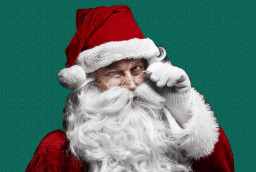
#> input picture exam_test/data/santaclaus2.jpg, 256 x 172 px
$ jupyter execute 07_clustering.ipynb   (shell and % lines are left out)
#> lines starting #> are read from the running program, lines starting #| are printed output that depends on the picture; long printed decimals are rounded
# Machine Learning LAB 7: CLUSTERING - K-means and DBSCAN

Course 2024/25: *F. Chiariotti*

The notebook contains some simple tasks about **CLUSTERING**.

Complete all the **required code sections**.

### IMPORTANT for the exam:

The functions you might be required to implement in the exam will have the same signature and parameters as the ones in the labs

## Image segmentation with k-means

In this laboratory we will use the k-means algorithm to cluster a dataset of 3D points. We will apply **K-means** to the problem of image compression and image segmentation. The main idea is to apply k-means to the colors of the pixels of an image to select the k most representative colors. Then, we will replace each pixel color with the closest representative color. This will allow us to reduce the number of colors in the image and compress it. A color is a vector of 3 values (R,G,B) that represent the amount of red, green and blue in the color; this implies that each pixel is a point in a 3D space.

In particular you are going to implement the k-means algorithm from scratch and to compare the results with the implementation already present in the sklearn library.

In the second part of the laboratory we will use a **linkage-based** clustering algorithm to cluster a dataset of 2D points and compare it with the results obtained with k-means.

---

## Import all the necessary Python libraries

[cell 1]

import numpy as np
import typing as tp
import matplotlib.pyplot as plt
from sklearn import metrics
from sklearn.cluster import KMeans, AgglomerativeClustering
from matplotlib import pyplot as plt

np.random.seed(20)

---

## Define the heplper functions

In this section you will find some helper functions (some already implemented, some to be implemented by you) that will be used in the following sections.
1. `img_plot` -> function to plot an image with name and dimension as title,
2. `scatter_plot` -> function to plot a scatter plot of the data,
3. `scatter_plot_2d` -> function to plot a 2D scatter plot of the data,
4. `error_plot` -> function to plot the error of the k-means algorithm over the iterations,
5. `cluster_plot` -> function to plot the obtained clusters.

**DO NOT CHANGE THE PRE-WRITTEN CODE UNLESS OTHERWISE SPECIFIED**

[cell 2]
def img_plot(img: np.ndarray, title: str = None) -> None:
    """
    Plot an image
    :param img: image to plot
    :param title: title of the plot
    """

    plt.figure()
    plt.imshow(img)
    plt.axis('off')
    if title is not None:
        plt.title(f'{title}: {img.shape}')
    plt.tight_layout()
    plt.show()
    plt.close()

[cell 3]
def scatter_plot(data: np.ndarray, clusters: np.ndarray = None, centers: np.ndarray = None, title: str = None) -> None:
    """
    Plot a scatter plot of the data
    :param data: data to plot
    :param clusters: cluster labels
    :param centers: cluster centers
    :param title: title of the plot
    """

    fig = plt.figure()
    axis = fig.add_subplot(1, 1, 1, projection="3d")
    axis.set_xlabel("Red")
    axis.set_ylabel("Green")
    axis.set_zlabel("Blue", rotation=90, labelpad=-1)
    if title is not None:
        plt.title(title)
    if clusters is None:
        axis.scatter(data[:,0], data[:,1], data[:,2], marker="o", c=data, s=5)
    else:
        axis.scatter(data[:,0], data[:,1], data[:,2], marker="o", c=clusters, s=1, cmap='viridis', zorder=0, alpha=0.5 )
    if centers is not None:
        axis.scatter(centers[:,0], centers[:,1], centers[:,2], c='red', s=400, zorder=10)
    plt.tight_layout()
    plt.show()
    plt.close()

[cell 4]
def scatter_plot_2d(x: np.ndarray, y: np.ndarray = None, centers: np.ndarray = None, title: str = None) -> None:
    """
    Plot a scatter plot of the data
    :param x: data to plot
    :param y: cluster labels
    :param centers: cluster centers
    :param title: title of the plot
    """

    fig = plt.figure()
    plt.scatter(x[:,0], x[:,1], c=y, marker="o", s=10, cmap='viridis')
    plt.scatter(centers[:,0], centers[:,1], c='black', s=200, alpha=0.5)
    if title is not None:
        plt.title(title)
    plt.tight_layout()
    plt.show()
    plt.close()

[cell 5]
def error_plot(errors: np.ndarray, labels: np.ndarray = None) -> None:
    """
    Plot the errors over the iterations
    :param errors: errors to plot
    """

    if labels is None:
        plt.plot(errors[1:-1])
        plt.plot(errors[1:-1], 'ro')
    else:
        plt.plot(labels, errors)
        plt.plot(labels, errors, 'ro')
    plt.title('Error over iterations')
    plt.ylabel('Error')
    plt.xlabel('Iteration #')
    plt.grid()
    plt.tight_layout()
    plt.show()
    plt.close()

[cell 6]
def cluster_plot(labels: np.ndarray, x: np.ndarray, title: str = None) -> None:
    """
    Plot the clusters
    :param labels: cluster labels
    :param x: data
    :param title: title of the plot
    """

    # Black removed and is used for noise instead.
    unique_labels = set(labels)
    colors = [plt.cm.Spectral(each)
            for each in np.linspace(0, 1, len(unique_labels))]
    for k, col in zip(unique_labels, colors):
        if k == -1:
            # Black used for noise.
            col = [0, 0, 0, 1]

        class_member_mask = (labels == k)

        xy = x[class_member_mask ]
        plt.plot(xy[:, 0], xy[:, 1], 'o', markerfacecolor=tuple(col),
                markeredgecolor='k', markersize=14)

        xy = x[class_member_mask ]
        plt.plot(xy[:, 0], xy[:, 1], 'o', markerfacecolor=tuple(col),
                markeredgecolor='k', markersize=6)

    if title is not None:
        plt.title(title)
    plt.tight_layout()
    plt.show()

---

## A) K-means clustering

Implement the K-means algorithm

[cell 7]
# Load the provided image and display it (if you like you can experiment with other images)
# To load the images use the function plt.imread(<path_to_iamge>)
santa = plt.imread("data/santaclaus2.jpg")
#> santa is the input picture: shape (172, 256, 3); mean R, G, B 86.3, 117.9, 110.9

# Plot the image with its shape
img_plot(santa)
print(santa.shape)
#| (172, 256, 3)

[cell 8]
# Reshape the data to a matrix of num_pixels x 3
# (divide by 255 to have colors in [0 1] range for plotting functions of sklearn)
santa_reshaped = np.reshape(santa, (santa.shape[0]*santa.shape[1],santa.shape[2]))
santa_reshaped = santa_reshaped /255

# Print the shape of the data and the min and max values of the pixels
print("shape:",santa_reshaped.shape, "min:", np.min(santa_reshaped),"max:", np.max(santa_reshaped))
#| shape: (44032, 3) min: 0.0 max: 1.0

Plot the points in the 3-dimensional space with normalized intervals between 0 and 1 (corresponding to the three channels of the image, i.e. Red Green and Blue)

[cell 9]
# Sugestion: use the function scatter_plot()
scatter_plot(santa_reshaped)
#> in scatter_plot, `plt.show()`:
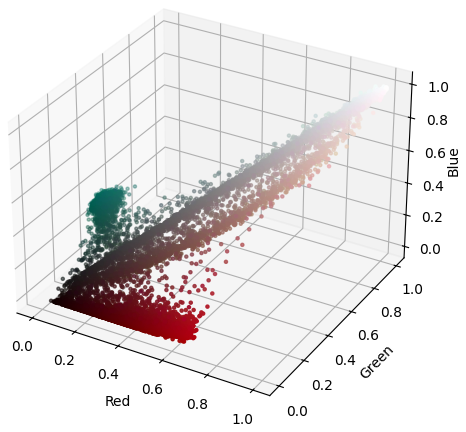
#> figure drawn by matplotlib, 1 panel

Implement the k-means algorithm manually (**do not use the kmeans function of sklearn and do not download implementations from other web sources**). The inputs to the function is the set of vectors to be clustered and the number of clusters. The output must contain the clusters barycenters, a vector associating each data point to the corresponding cluster and the error (value of the cost function) at each iteration.
Additionally, fix a maximum number of iterations of the k-means algorithm (e.g., 50).

Be careful about the initalization, you can use some random points from the training set, or get random values but ensure they are in the proper range. Poor initalizations can lead to the failure of the algorithm (in particular check that no cluster is initialized as empty, otherwise the algorithm can not update it).

[cell 10]
def kmeans(points: np.ndarray, k: int, max_iters: int = 50) -> tp.Tuple[np.ndarray, np.ndarray, list]:
    """
    Perform K-means clustering
    :param points: data points
    :param k: number of clusters
    :param max_iters: maximum number of iterations
    """
#> called with points = array of shape (44032, 3), k = 3, max_iters = 50

    # Generate random centroids
    # Hint: Use the correct means and standard deviation to ensure they represent the whole input space
    point_count = points.shape[0]
#> point_count = 44032
    coord_count = points.shape[1]
#> coord_count = 3
    coord_means=np.mean(points,axis=0)
#> coord_means = [0.338, 0.462, 0.435]
    coord_dev=np.std(points, axis=0)
#> coord_dev = [0.333, 0.247, 0.252]

    centroids = np.ndarray((k,coord_count))
    for cent in range(k):
        for coord in range(coord_count):
            centroids[cent, coord]=np.random.normal(coord_means[coord],coord_dev[coord])
#> after the loop, centroids = [[0.632, 0.511, 0.525], [-0.441, 0.194, 0.576], [0.651, 0.221, 0.562]]
    clusters = np.ndarray((point_count,))

    prev_error = 1e9+1
    error = [1e9]

    # Run the K-means algorithm: until the estimate of centroid is stable (or the maximum number of iterations is reached)
    iters = 0
    while (error[iters] != prev_error) and iters < max_iters:
        # Measure the distance to every centroid
        distances=np.ndarray((point_count,k))
        for pt in range(point_count):
            for cent in range(k):
                distances[pt, cent]=np.linalg.norm(points[pt]-centroids[cent])
        # Step 1: assign training data to closest centroid
        for pt in range(point_count):
            clusters[pt]=np.argmin(distances[pt])

        # Calculate the new centroids for every cluster
        for cent in range(k):
           centroids[cent]=np.mean(points[clusters==cent], axis=0)

        prev_error = error[iters]
        current_error = 0
        # Update the total cost estimate
        for cent in range(k):
            current_error+=np.sum(np.square(np.linalg.norm(points[clusters==cent]-centroids[cent])))
        error.append(current_error)

        # Update the iteration counter
        iters += 1
#> after the loop, centroids = [[0.78, 0.77, 0.768], [0.0786, 0.395, 0.343], [0.393, 0.0539, 0.0671]]; error = [1e+09, 2720.2, 1130.9, 1094.6, 1093, 1092.9, 1092.9, 1092.9, 1092.9, 1092.9, 1092.9]; iters = 10

    return centroids, clusters, error

Now try the function you developed on the Santaclaus image with three clusters (k=3), then plot the data points in the 3-dimensional space, each point must be coloured based on the membership to one of the clusters. Additionally, plot the respective clusters centroids (use a different shape, size or color to highlight the centroids). Also, plot the total cost over each iteration

[cell 11]
# Run your K-means function on the data
kmeans_centroids, kmeans_clusters, kmeans_errors = kmeans(santa_reshaped, k=3)
#> kmeans_centroids has the same summary as centroids in kmeans; kmeans_errors has the same summary as error in kmeans

# Print the errors:
print(kmeans_errors)
#| [1000000000.0, 2720.182, 1130.931, 1094.574, 1093.008, 1092.904, 1092.883, 1092.877, 1092.877, 1092.877, 1092.877]

# Plot the results
scatter_plot(santa_reshaped, kmeans_clusters, kmeans_centroids)
#> in scatter_plot (call 2), `plt.show()`:
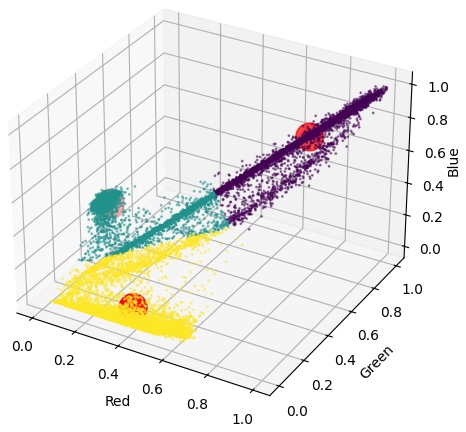
#> figure drawn by matplotlib, 1 panel

# Plot the error
error_plot(kmeans_errors)
#> in error_plot, `plt.show()`:
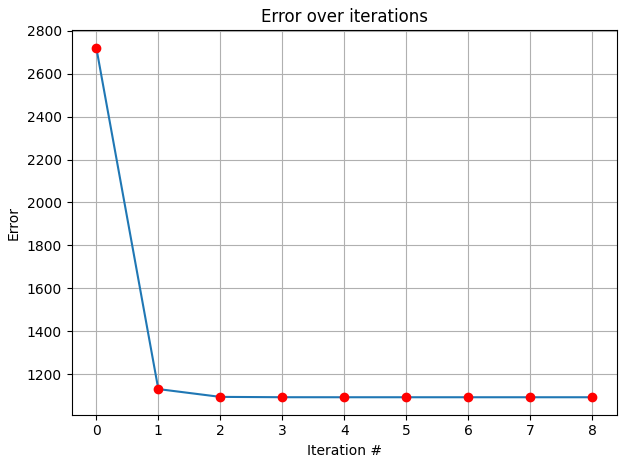
#> figure drawn by matplotlib, 1 panel

Now use the k-means function provided in sklearn. Pass to the function the number of clusters and use multiple random initializations (n_init parameter). Go to the documentation page for further details

[cell 12]
# Define the K-means model
km = KMeans(n_clusters=3,n_init=100)

# Fit the model to the data
santa_predicted = km.fit_predict(santa_reshaped)
santa_reshaped_compressed = np.copy(santa_reshaped)
for i in range(santa_reshaped_compressed.shape[0]):
    santa_reshaped_compressed[i]=km.cluster_centers_[santa_predicted[i]]

# Get the cluster centers
centers = km.cluster_centers_

Perform the same plot as above but with the output of the k-means function provided in sklearn.

[cell 13]
scatter_plot(santa_reshaped, santa_predicted, centers)

### TO DO [Answer the following]

Compare the results obtained with your implementation and with k-means from sklearn. Do you observe any differences, *i.e.*, do the two plots match?

**ANSWER:**

Now display the segmented image based on the clusters found above with the k-means functions by sklearn and by your own K-means implementation.

[cell 14]
# Extract the color values of the centers
color_centers = centers*255

# Reshape the data to the original image shape
santa_processed = np.reshape(santa_reshaped_compressed, santa.shape)
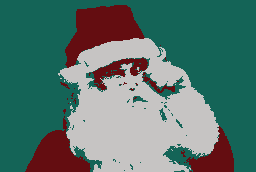
#> santa_processed: shape (172, 256, 3) float64; mean R, G, B 0.338, 0.462, 0.435

# Plot the recolored image
img_plot(santa_processed)

# Extract the color values of the centers
kmeans_color_centers = kmeans_centroids*255
#> kmeans_color_centers = [[198.9, 196.5, 195.8], [20.04, 100.6, 87.5], [100.1, 13.73, 17.11]]

# Reshape the data to the original image shape
kmeans_santa_reshaped_compressed = np.copy(santa_reshaped)
for i in range(kmeans_santa_reshaped_compressed.shape[0]):
    kmeans_santa_reshaped_compressed[i]=kmeans_centroids[int(kmeans_clusters[i])]
kmeans_santa_processed = np.reshape(kmeans_santa_reshaped_compressed, santa.shape)

# Plot the recolored image
img_plot(kmeans_santa_processed)

## B) DBSCAN clustering

Now, let's try DBSCAN: implement the algorithm with $\varepsilon=0.1$ and $M=10$ (i.e., the minimum number of neighbors). The output should be a list of indices for all points, indicating which cluster each point belongs to. Outliers are in cluster 0, all other points have a positive index. For efficiency, we should compute a distance matrix first. Additionally, since DBSCAN is much more complex, we will try it on a smaller dataset

[cell 15]
# Load sample data
data = np.load("data/moon_data.npz")
#> (reads exam_test/data/moon_data.npz from the repository)

# Extract data
x = data['X']
print(x)
labels_true = data['labels_true']

[cell 16]
def distance_matrix(points):
    point_count = points.shape[0]
    distances = np.zeros((point_count, point_count))
    for i in range(point_count):
        array_points = np.asarray(points - points[i, :])
        distances[i, :] = np.linalg.norm(array_points,axis=1)
        distances[i,i] = 1e9
    return distances


def find_neighbors(distances, epsilon):
    return np.where(distances < epsilon)[0]


def dbscan(points, epsilon, M):
    point_count = points.shape[0]
    coord_count = points.shape[1]
    distances = distance_matrix(points)
    print(point_count)
    C = 0
    done = False
    # The clusters vector contains the assigned cluster values: -1 means unassigned, 0 means outlier, clusters have >=1 values
    clusters = -np.ones(point_count)
    while (not done):
        # TODO While there are still unassigned points, iterate over them
        # For each unassigned point, check if it is an outlier, expand over its neighbors if it is not
        for pt in range(point_count):
            if clusters[pt]<0:  #unassigned
                neighbors=find_neighbors(distances[pt, :], epsilon)
                if len(neighbors)<M:
                    clusters[pt]=0  #outlier
                else:
                    C+=1
                    clusters[pt]=C
                    cluster_done=False
                    while (not cluster_done):
                        cluster_done=True
                        for neig in neighbors:
                            if clusters[neig]==0:
                                clusters[neig]=C
                            elif clusters[neig]<0:
                                clusters[neig]=C
                                new_neighbors=find_neighbors(distances[neig,:], epsilon)
                                if len(new_neighbors)>=M:
                                    neighbors=np.union1d(neighbors, new_neighbors)
                                    cluster_done=False

        if np.any(clusters<0):
            done = False
        else: done = True

    return clusters

Let's try and plot it! Noise points will be in red. How do the clusters look like?

[cell 17]
clusters = dbscan(x, epsilon=0.1, M=10)
cluster_plot(clusters,x)
#> in cluster_plot, `plt.show()`:
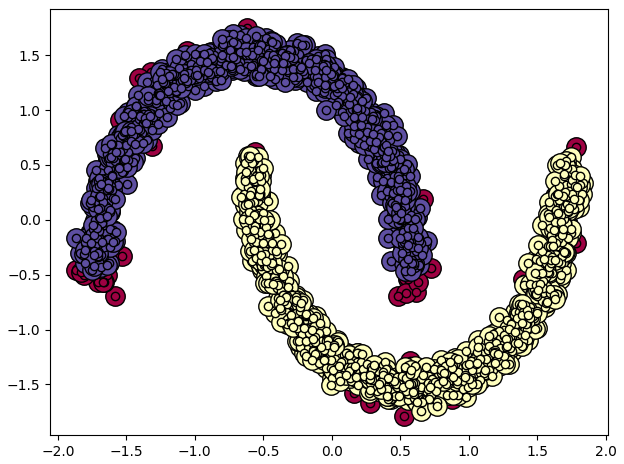
#> figure drawn by matplotlib, 1 panel
